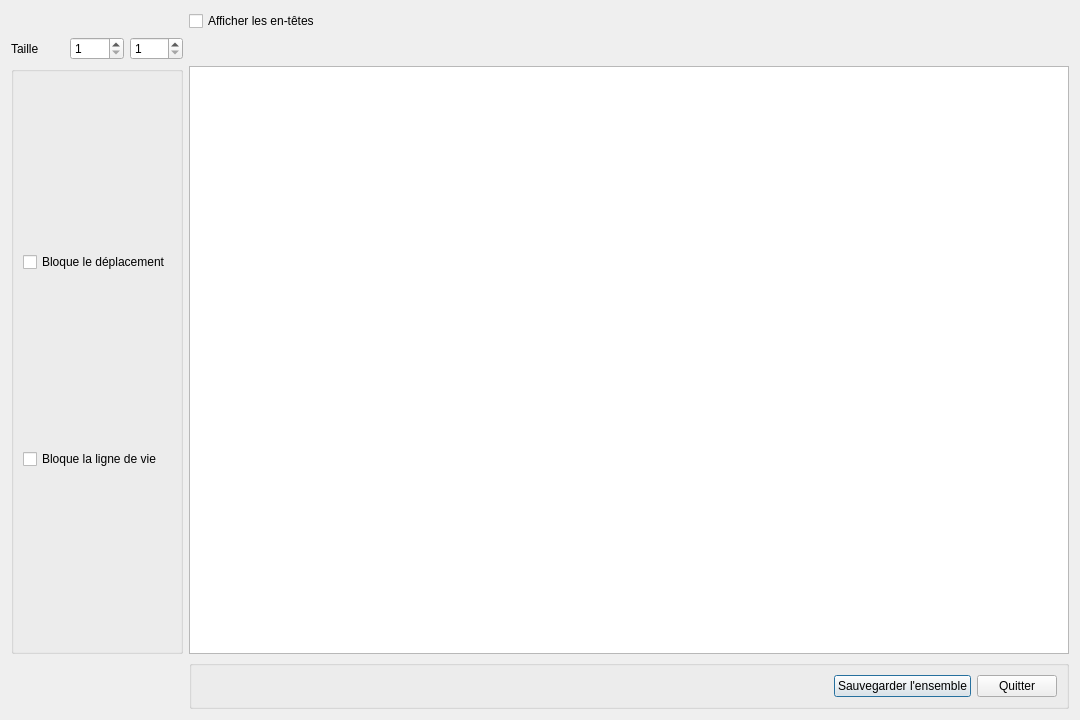
<?xml version="1.0" encoding="UTF-8"?>
<ui version="4.0">
 <class>GroupForm</class>
 <widget class="QDialog" name="GroupForm">
  <property name="geometry">
   <rect>
    <x>0</x>
    <y>0</y>
    <width>1080</width>
    <height>720</height>
   </rect>
  </property>
  <property name="minimumSize">
   <size>
    <width>1080</width>
    <height>720</height>
   </size>
  </property>
  <property name="maximumSize">
   <size>
    <width>1080</width>
    <height>720</height>
   </size>
  </property>
  <property name="windowTitle">
   <string>Dialog</string>
  </property>
  <layout class="QGridLayout" name="gridLayout">
   <item row="4" column="6">
    <widget class="QGroupBox" name="buttonBox">
     <property name="title">
      <string/>
     </property>
     <layout class="QHBoxLayout" name="horizontalLayout">
      <item>
       <spacer name="horizontalSpacer_2">
        <property name="orientation">
         <enum>Qt::Horizontal</enum>
        </property>
        <property name="sizeHint" stdset="0">
         <size>
          <width>40</width>
          <height>20</height>
         </size>
        </property>
       </spacer>
      </item>
      <item>
       <widget class="QPushButton" name="saveButton">
        <property name="text">
         <string>Sauvegarder l'ensemble</string>
        </property>
       </widget>
      </item>
      <item>
       <widget class="QPushButton" name="quitButton">
        <property name="text">
         <string>Quitter</string>
        </property>
       </widget>
      </item>
     </layout>
    </widget>
   </item>
   <item row="1" column="6">
    <widget class="QCheckBox" name="headerCheckBox">
     <property name="text">
      <string>Afficher les en-têtes</string>
     </property>
    </widget>
   </item>
   <item row="2" column="6">
    <spacer name="horizontalSpacer">
     <property name="orientation">
      <enum>Qt::Horizontal</enum>
     </property>
     <property name="sizeHint" stdset="0">
      <size>
       <width>40</width>
       <height>20</height>
      </size>
     </property>
    </spacer>
   </item>
   <item row="2" column="2">
    <widget class="QSpinBox" name="widthSpin">
     <property name="minimum">
      <number>1</number>
     </property>
     <property name="maximum">
      <number>30</number>
     </property>
    </widget>
   </item>
   <item row="2" column="0">
    <widget class="QLabel" name="sizeLabel">
     <property name="text">
      <string>Taille</string>
     </property>
    </widget>
   </item>
   <item row="2" column="1">
    <widget class="QSpinBox" name="lengthSpin">
     <property name="minimum">
      <number>1</number>
     </property>
     <property name="maximum">
      <number>30</number>
     </property>
    </widget>
   </item>
   <item row="3" column="0" colspan="3">
    <widget class="QGroupBox" name="checkboxBox">
     <property name="title">
      <string/>
     </property>
     <layout class="QVBoxLayout" name="verticalLayout">
      <item>
       <widget class="QCheckBox" name="hinderMoveCheckBox">
        <property name="text">
         <string>Bloque le déplacement</string>
        </property>
       </widget>
      </item>
      <item>
       <widget class="QCheckBox" name="hinderViewLineCheckBox">
        <property name="text">
         <string>Bloque la ligne de vie</string>
        </property>
       </widget>
      </item>
     </layout>
    </widget>
   </item>
   <item row="3" column="6">
    <widget class="QTableWidget" name="groupTableWidget">
     <property name="enabled">
      <bool>true</bool>
     </property>
     <property name="verticalScrollBarPolicy">
      <enum>Qt::ScrollBarAsNeeded</enum>
     </property>
     <property name="horizontalScrollBarPolicy">
      <enum>Qt::ScrollBarAsNeeded</enum>
     </property>
     <property name="selectionMode">
      <enum>QAbstractItemView::NoSelection</enum>
     </property>
     <attribute name="horizontalHeaderVisible">
      <bool>false</bool>
     </attribute>
     <attribute name="verticalHeaderVisible">
      <bool>false</bool>
     </attribute>
    </widget>
   </item>
  </layout>
 </widget>
 <resources/>
 <connections/>
</ui>
